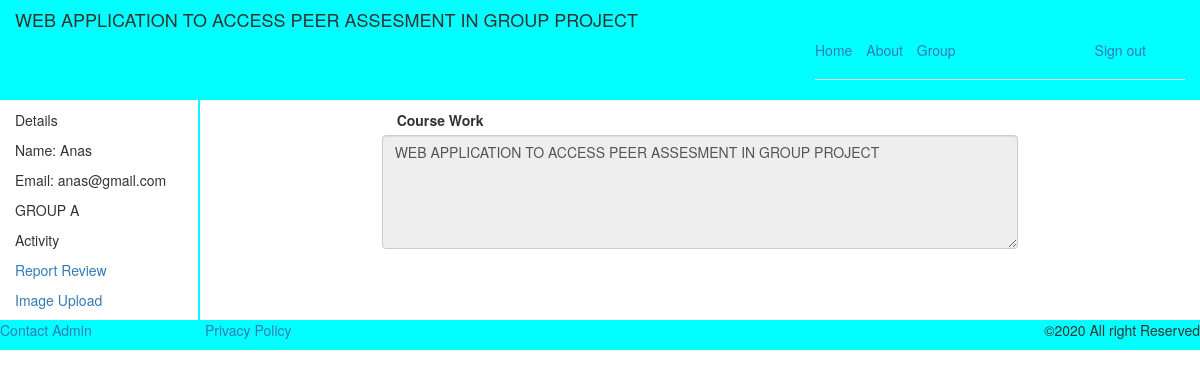
The page /group.php (signed in) on the database its author committed.
### tables this page shows
CREATE TABLE IF NOT EXISTS `student` (
  `id` int(11) NOT NULL AUTO_INCREMENT,
  `name` varchar(100) NOT NULL,
  `matric_no` varchar(25) NOT NULL,
  `username` varchar(50) NOT NULL,
  `email` varchar(50) NOT NULL,
  `password` varchar(50) NOT NULL,
  PRIMARY KEY (`id`)
);

CREATE TABLE IF NOT EXISTS `assigned_student` (
  `assign_id` int(11) NOT NULL AUTO_INCREMENT,
  `student_id` varchar(50) NOT NULL,
  `group_id` int(11) NOT NULL,
  PRIMARY KEY (`assign_id`)
);

CREATE TABLE IF NOT EXISTS `groups` (
  `id` int(11) NOT NULL AUTO_INCREMENT,
  `name` varchar(5) NOT NULL,
  PRIMARY KEY (`id`)
);

CREATE TABLE IF NOT EXISTS `course_work` (
  `course_work_id` int(11) NOT NULL AUTO_INCREMENT,
  `group_id` int(11) NOT NULL,
  `work` text NOT NULL,
  PRIMARY KEY (`course_work_id`)
);

### group.php (the view, shortened to what this page needs)
<!DOCTYPE html>
<html lang="en">
<head>
<link rel="stylesheet" href="css/bootstrap.min.css">
</head>
<body>
<div class="container-fluid">
<div class="row" style="background:#00FFFF;">
<div class="col-sm-8">
<h4>WEB APPLICATION TO ACCESS PEER ASSESMENT IN GROUP PROJECT</h4>
</div>
<div class="col-sm-4">
<div class="page-header">
<ul class="list-inline">
<li><a href="dashboard.php">Home</a></li>
<li><a href="about.php">About</a></li>
<li><a href="group.php">Group</a></li>
<li class="col-sm-offset-4"><a href="logout.php">Sign out</a></li>
</ul>
</div>
</div>
</div>
<div class="row">
<?php
$student_id=$_SESSION['student_id'];
$query = "SELECT * FROM student WHERE id='$student_id'";
		$result = mysql_query($query)or die(mysql_error());
		$row = mysql_fetch_array($result);
?>
<div class="col-sm-2" style="border-right-color:#00FFFF;border-right-style:solid;border-width:2px;">
<p>Details</p>
<p>Name: <?php echo $row['name'];?></p>
<p>Email: <?php echo $row['email'];?></p>
<?php
$query_group = "SELECT * FROM assigned_student INNER JOIN groups ON assigned_student.group_id=groups.id WHERE student_id='$student_id'";
		$result_group = mysql_query($query_group)or die(mysql_error());
		$row_group = mysql_fetch_array($result_group);?>
 <p>GROUP <?php echo $row_group['name'];?></p>
<p>Activity</p>
<p><a href="report_review.php">Report Review</a></p>
<p><a href="uploaded_image.php">Image Upload</a></p>
</div>
<div class="col-sm-10">
<?php
  $gid=$row_group['id'];
  $query_report = "SELECT * FROM course_work WHERE group_id='$gid' ORDER BY course_work_id";
		$result_report = mysql_query($query_report)or die(mysql_error());
		while($row_report = mysql_fetch_array($result_report))
		{
			echo "<div class='row'>
  <div class='form-group col-sm-8 col-sm-offset-2'>
  <p></p>
  <label for='comment' class='col-sm-10'>Course Work</label>
  <textarea class='form-control' rows='5' id='comment' name='report' readonly>".$row_report['work']."</textarea>
</div>
</div>";
		}?>
</div>
</div>
</div>
<div class="row" style="background:#00FFFF;">
<div class="col-sm-2">
<a href="contact.php">Contact Admin</a>
</div>
<div class="col-sm-2">
<a href="">Privacy Policy</a>
</div>
<div class="col-sm-8 text-right">
<p>&copy;2020 All right Reserved</p>
</div>
</div>
</body>
</html>

### rows shown on the page
student: name "Anas", email "anas@gmail.com"
assigned_student: group.name "A"
course_work: report "WEB APPLICATION TO ACCESS PEER ASSESMENT IN GROUP PROJECT"
